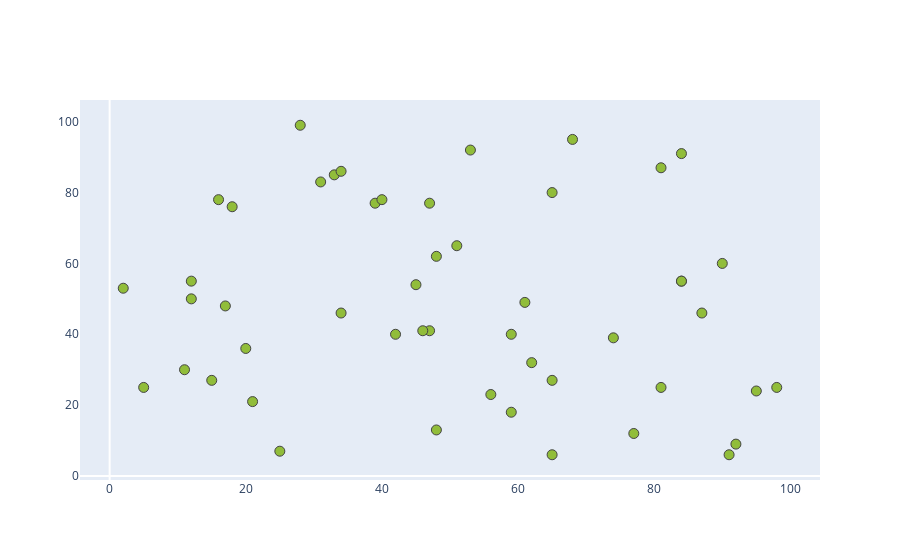

The code cell stored with this chart in its notebook:
### Code cell
# Changing Marker size , shape & color using Marker parameter
x_val = np.random.randint(1,100,50)
y_val = np.random.randint(1,100,50)
data = [go.Scatter(
x = x_val,
y = y_val,
mode = 'markers',
marker = dict(
size = 10,
color = '#91bd3a', #color of marker
symbol = 'circle', # Shape of scatter plot
line = dict(width = 1) #width of boundary
)
)
]
layout = go.Layout(
xaxis=dict(
showgrid=False, # Hide Gridlines
showline=False, # Hide X-Axis
),
yaxis=dict(
showgrid=False, # Hide Gridlines
showline=False, # Hide X-Axis
),
)
fig = go.Figure(data=data,layout=layout)
iplot(fig)

### Figure 1 — Plotly figure (JSON) as saved in the notebook; plotly's stock layout.template omitted (floating-point values rounded to 4 significant figures)
{"data": [{"marker": {"color": "#91bd3a", "line": {"width": 1}, "size": 10, "symbol": "circle"}, "mode": "markers", "type": "scatter", "x": [28, 5, 33, 65, 65, 95, 68, 74, 81, 59, 31, 17, 56, 34, 59, 39, 25, 42, 12, 84, 81, 47, 84, 12, 61, 16, 51, 20, 77, 18, 62, 65, 34, 87, 48, 53, 45, 2, 48, 91, 92, 40, 98, 46, 47, 90, 84, 15, 21, 11], "y": [99, 25, 85, 80, 6, 24, 95, 39, 25, 18, 83, 48, 23, 46, 40, 77, 7, 40, 55, 55, 87, 41, 91, 50, 49, 78, 65, 36, 12, 76, 32, 27, 86, 46, 13, 92, 54, 53, 62, 6, 9, 78, 25, 41, 77, 60, 55, 27, 21, 30]}], "layout": {"xaxis": {"showgrid": false, "showline": false}, "yaxis": {"showgrid": false, "showline": false}}}
